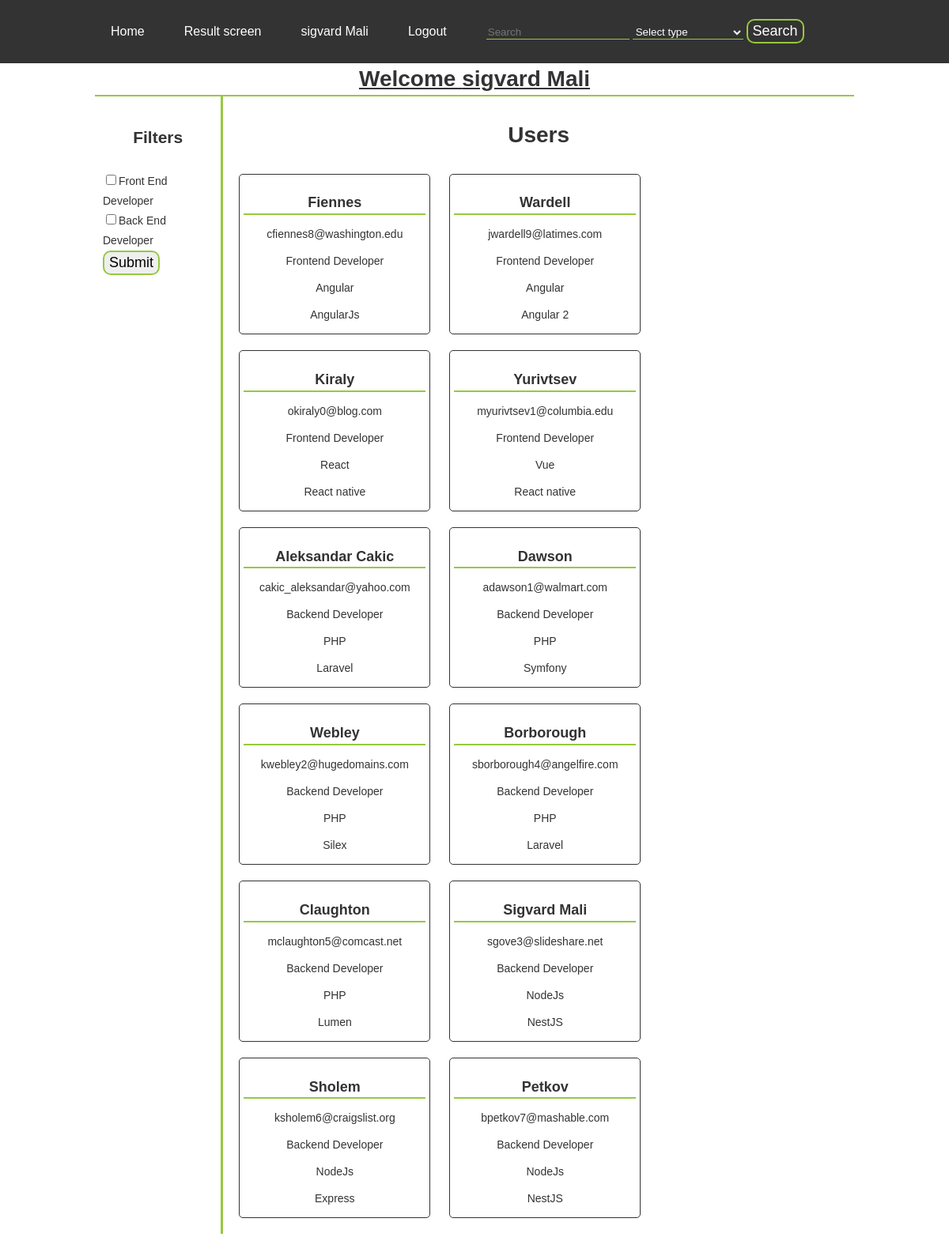
Page /pages/resultscreen (signed in) on the committed database.
### tables this page shows
CREATE TABLE IF NOT EXISTS `users` (
  `id_user` int(11) NOT NULL AUTO_INCREMENT,
  `name` varchar(45) NOT NULL,
  `email` varchar(255) NOT NULL,
  `password` varchar(45) NOT NULL,
  `role_id` int(11) NOT NULL,
  `subrole_id` int(11) NOT NULL,
  `sub_subrole_id` int(11) NOT NULL,
  PRIMARY KEY (`id_user`),
  KEY `users_roles_idx` (`role_id`),
  KEY `users_subroles_idx` (`subrole_id`),
  KEY `users_sub_subroles_idx` (`sub_subrole_id`)
);

CREATE TABLE IF NOT EXISTS `roles` (
  `id_role` int(11) NOT NULL AUTO_INCREMENT,
  `description` varchar(45) NOT NULL,
  PRIMARY KEY (`id_role`)
);

CREATE TABLE IF NOT EXISTS `subroles` (
  `id_subroles` int(11) NOT NULL AUTO_INCREMENT,
  `sdescription` varchar(45) NOT NULL,
  `roles_id` int(11) NOT NULL,
  PRIMARY KEY (`id_subroles`),
  KEY `subroles_roles_idx` (`roles_id`)
);

CREATE TABLE IF NOT EXISTS `sub_subroles` (
  `id_sub_subroles` int(11) NOT NULL AUTO_INCREMENT,
  `ssdescription` varchar(45) NOT NULL,
  `subrole_id` int(11) NOT NULL,
  PRIMARY KEY (`id_sub_subroles`),
  KEY `sub_subroles_subrole_idx` (`subrole_id`)
);

### classes/View.php (called while the page is built, shortened)
<?php
class View
{
	public static function load(string $folder, string $file)
	{
		require_once('./view/inc/header.php');
		require_once('./view/' . $folder . '/' . $file . '.php');
		require_once('./view/inc/footer.php');
	}
}

### controller/PagesController.php (called while the page is built, shortened)
<?php
class PagesController
{
	public static function resultscreen()
	{
        global $conn;
        $usersgroup = new User($conn);
        $roleId= isset($_POST['role_name']) ? $_POST['role_name'] : null;
        $name = null;
        $_SESSION['searchedUser'] = $usersgroup->getAllUsers($roleId, $name);
		View::load('pages', 'resultscreen');
	}
}

### classes/Router.php (called while the page is built, shortened)
<?php
class Router
{
	protected $controller = 'PagesController';
	protected $method = 'home';
	protected $url;
	public function __construct($request)
	{
		$this->url = $request;
		$this->availableRoutes();
	}
	public function availableRoutes()
	{
		if (isset($this->url->url_parts[0])) {
			$controller_base = $this->url->url_parts[0];
			$controller_name = ucfirst($controller_base).'Controller';
			if (file_exists('./controller/' . $controller_name . '.php')) {
				$this->controller = $controller_name;
			}
			$this->controller = new $this->controller;
		}
		if (isset($this->url->url_parts[1])) {
			if (method_exists($this->controller, $this->url->url_parts[1])) {
				$this->method = $this->url->url_parts[1];
			}
		}
		$this->params = $this->url->url_parts ? array_values($this->url->url_parts) : [];
		call_user_func_array(array($this->controller, $this->method), $this->params);
	}
}

### index.php (called while the page is built, shortened)
<?php
$request = new Request();
$router = new Router($request);

### model/User.php (called while the page is built, shortened)
<?php
class User
{
	protected $conn = null;
	public function __construct($db)
	{
		$this->conn = $db;
	}
    public function getAllUsers($roleId = null, $name = null)
    {
        $query  = 'select u.id_user, u.name, u.email, u.password, r.description, r.id_role as roleId, s.sdescription, s.id_subroles as subroleId, ss.ssdescription, ss.id_sub_subroles as subsubrolesId';
        $query .= ' from users as u';
        $query .= ' join roles as r on u.role_id = r.id_role';
        $query .= ' join subroles as s on u.subrole_id = s.id_subroles';
        $query .= ' join sub_subroles as ss on u.sub_subrole_id = ss.id_sub_subroles';
        $stmt = $this->conn->prepare($query);
        $stmt->execute();
        $result = $stmt->fetchAll(PDO::FETCH_ASSOC);
        if ($result) {
            return $result;
        }
        return false;
    }
}

### classes/Request.php (called while the page is built, shortened)
<?php
class Request
{
	protected function get()
	{
		if (isset($_GET['url'])) {
      		return $this->url_parts = explode('/', filter_var(rtrim($_GET['url'], '/'), FILTER_SANITIZE_URL));
    	}
	}
}

### view/pages/resultscreen.php (the view, shortened to what this page needs)
<div class="container">
	<div class="containerMiddle">
		<aside>
			<h1>Filters</h1>
			<form class="listForm" name="sortProducts" action="/pages/filterUser" method="post">
				<input type="checkbox" name="role[]" value="3">Front End Developer<br>
				<input type="checkbox" name="role[]" value="2">Back End Developer<br>
				<input class="listFormtBtn" type="submit" name="filter">
			</form>
		</aside>
		<main>
			<?php if(isset($_SESSION['searchedUser'])): ?>
				<h1>Users</h1>
				<?php foreach ($_SESSION['searchedUser'] as $user) : ?>
				<div class="cardContainer">
					<h4><?php echo ucfirst($user['name']); ?></h4>
					<p><?php echo $user['email']; ?></p>
					<p><?php echo ucfirst($user['description']); ?></p>
					<p><?php echo ucfirst($user['sdescription']); ?></p>
					<p><?php echo ucfirst($user['ssdescription']); ?></p>
				</div>
		    	<?php endforeach; ?>
	    	<?php else: ?>
	    		<h4><?php echo 'User not found!'; ?></h4>
	    	<?php endif; ?>
		</main>
	</div>
</div>

### assets/css/main.css (style rules this page uses)
body { margin: 0 auto; font-family: 'Montserrat', sans-serif; font-size: 14px; line-height: 1.42857143; color: #333; background-color: #fff; }
.container { width: 80%; margin: 0 auto; margin-bottom: 50px; }
.containerMiddle { margin: 0 auto; display: flex; border-top: 2px solid #96c93f; }
main { flex-basis: 100%; border-left: 3px solid #96c93f; align-items: center; padding: 10px; }
main > h1 { text-align: center; }
aside { box-sizing: border-box; flex-basis: 20%; padding: 10px; }
aside > h1 { text-align: center; padding: 10px; }
.containerMiddle aside .listForm { line-height: 25px; }
.containerMiddle aside .listForm input[type="checkbox"] { border: double 2px #00F; }
.containerMiddle aside .listForm .listFormtBtn { border: double 2px #96c93f; line-height: 25px; font-size: 18px; border-radius: 10px; }
.cardContainer { display: inline-block; width: 240px; border: 1px solid #333; border-radius: 5px; margin: 10px; }
.cardContainer h4 { font-weight: bold; font-size: 18px; text-align: center; border-bottom: 2px solid #96c93f; margin-left: 5px; margin-right: 5px; margin-bottom: 0; }
.cardContainer p { margin-left: 10px; margin-right: 10px; text-align: center; }

### rows in the picture
users: name "Fiennes", email "cfiennes8@washington.edu", role.description "Frontend Developer", subrole.sdescription "Angular", sub_subrole.ssdescription "AngularJs"
users: name "Wardell", email "jwardell9@latimes.com", role.description "Frontend Developer", subrole.sdescription "Angular", sub_subrole.ssdescription "Angular 2"
users: name "Kiraly", email "okiraly0@blog.com", role.description "Frontend Developer", subrole.sdescription "React", sub_subrole.ssdescription "React native"
users: name "Yurivtsev", email "myurivtsev1@columbia.edu", role.description "Frontend Developer", subrole.sdescription "Vue", sub_subrole.ssdescription "React native"
users: name "Aleksandar Cakic", email "cakic_aleksandar@yahoo.com", role.description "Backend Developer", subrole.sdescription "PHP", sub_subrole.ssdescription "Laravel"
users: name "Dawson", email "adawson1@walmart.com", role.description "Backend Developer", subrole.sdescription "PHP", sub_subrole.ssdescription "Symfony"
users: name "Webley", email "kwebley2@hugedomains.com", role.description "Backend Developer", subrole.sdescription "PHP", sub_subrole.ssdescription "Silex"
users: name "Borborough", email "sborborough4@angelfire.com", role.description "Backend Developer", subrole.sdescription "PHP", sub_subrole.ssdescription "Laravel"
users: name "Claughton", email "mclaughton5@comcast.net", role.description "Backend Developer", subrole.sdescription "PHP", sub_subrole.ssdescription "Lumen"
users: name "Sigvard Mali", email "sgove3@slideshare.net", role.description "Backend Developer", subrole.sdescription "NodeJs", sub_subrole.ssdescription "NestJS"
users: name "Sholem", email "ksholem6@craigslist.org", role.description "Backend Developer", subrole.sdescription "NodeJs", sub_subrole.ssdescription "Express"
users: name "Petkov", email "bpetkov7@mashable.com", role.description "Backend Developer", subrole.sdescription "NodeJs", sub_subrole.ssdescription "NestJS"

### other values in the picture
$_SESSION['user']['name'] "sigvard Mali"
